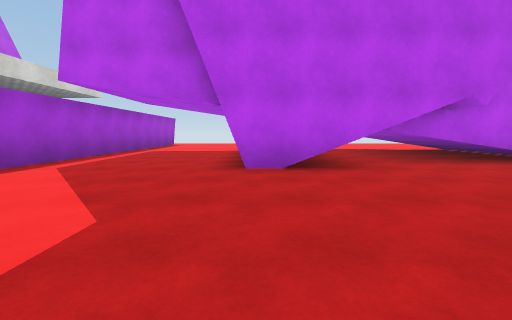
View 1 (above)

21 first-person views from a walk through a 3-D level made in the Unity game engine. The camera is 1.2 m above the floor, tilts 6° down and sees 90° across. The floor is counted in squares, 2 m on a side. Each view is taken from the middle of a square. On the plan, view 1 faces up. The plan holds only what a view shows up to about 9 squares ahead; the rest is blank. The place goes on beyond the plan. Surface patterns are stand-ins for the level's own textures.

View 2
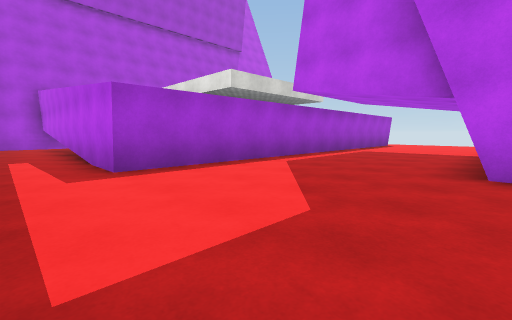

View 3
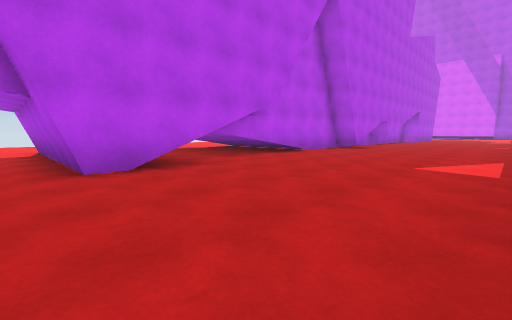

View 4
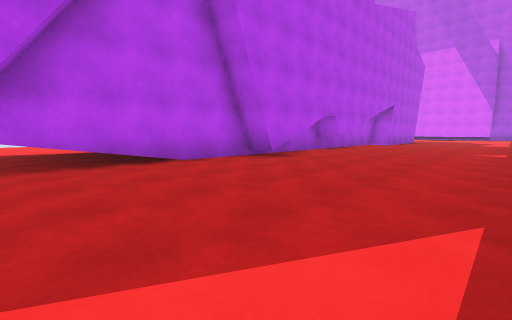

View 5
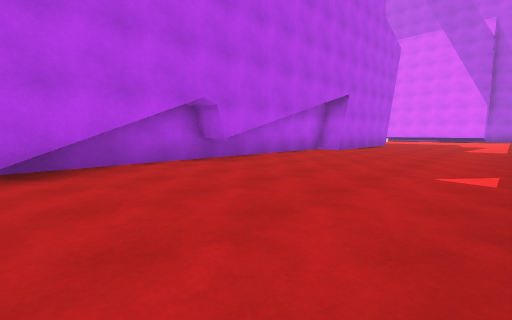

View 6
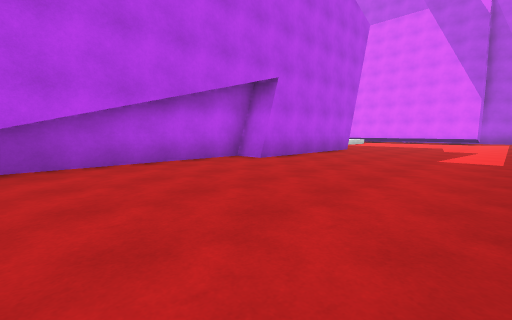

View 7
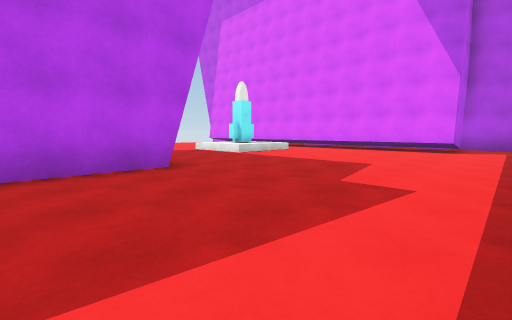

View 8
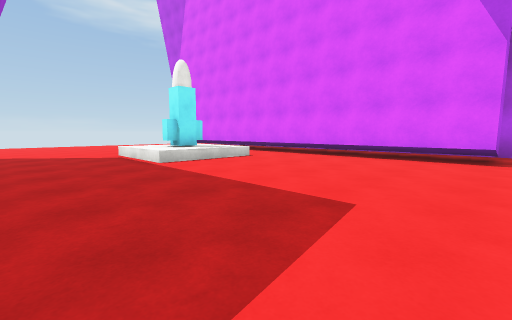

View 9
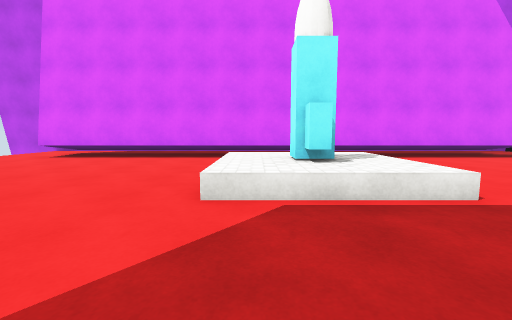

View 10
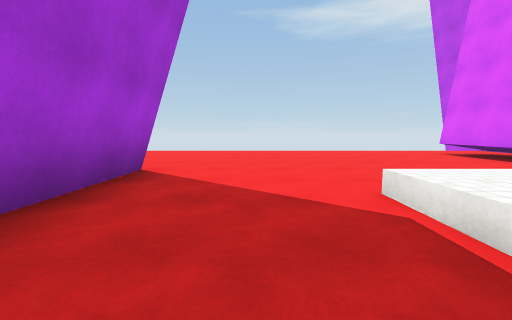

View 11
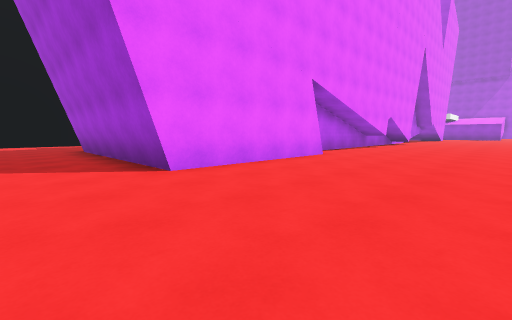

View 12
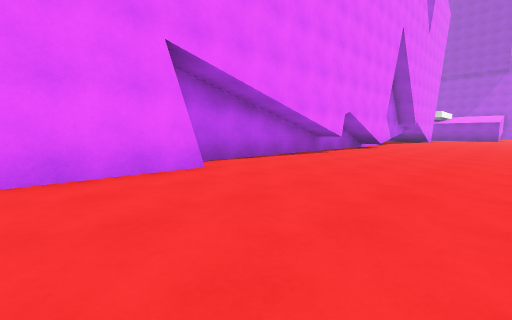

View 13
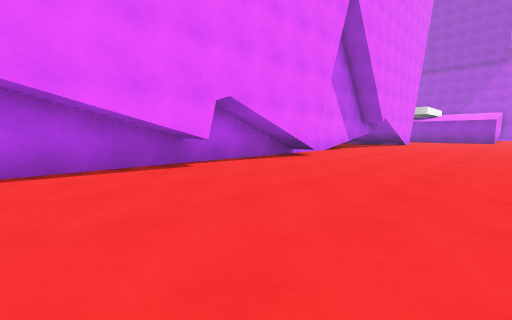

View 14
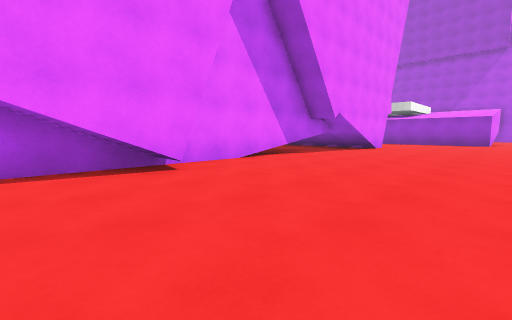

View 15
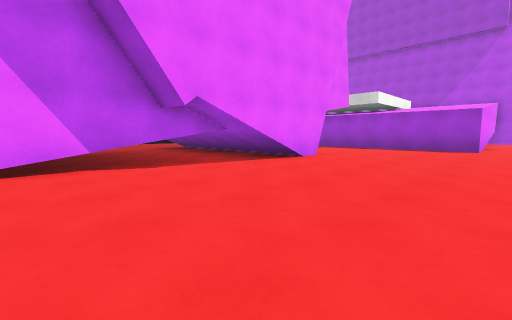

View 16
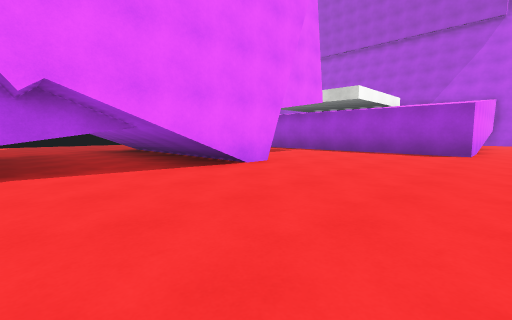

View 17
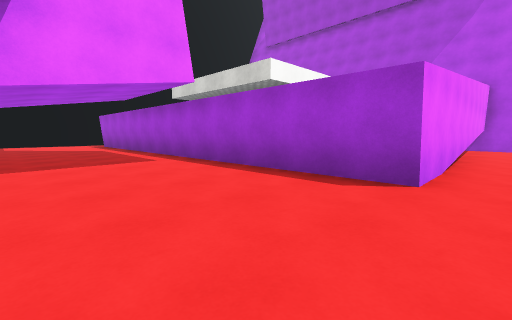

View 18
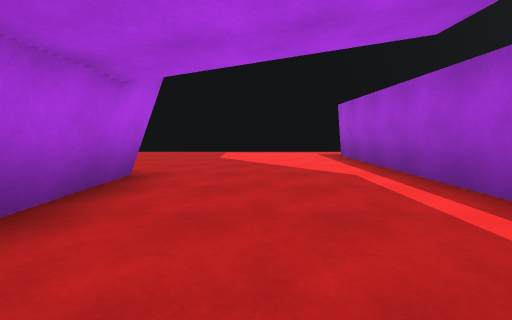

View 19
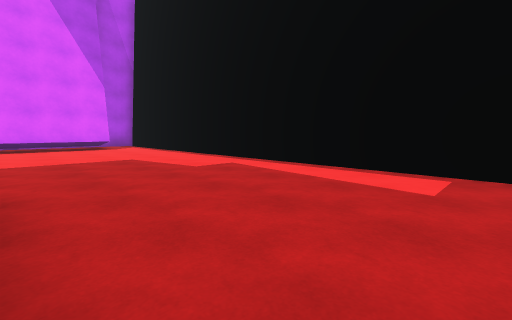

View 20
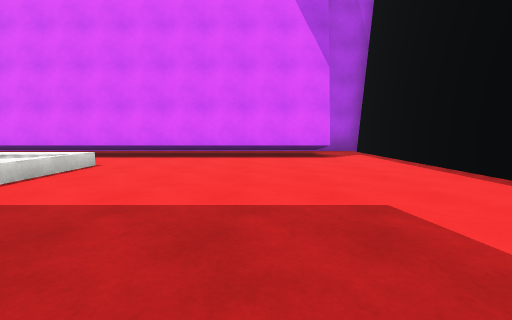

View 21
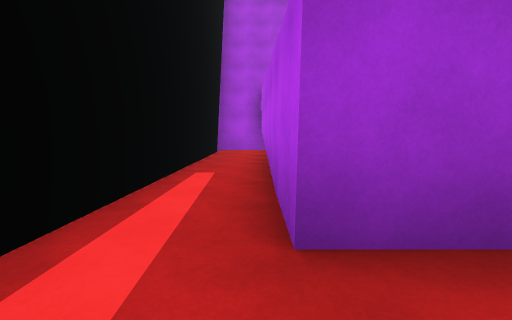

### Floor plan
Key: @ floor where view 1 was taken; # wall or solid block; . main floor; : floor 0.5 m higher than the main floor; T thing the floor can be seen under or through; R rocket.
Columns run from 13 left of view 1 to 32 right of it. Each row starts with its distance up from view 1.
 14 #............................................
 13 #########..................................T.
 12         #..................................T.
 11         #..................................T.
 10         #....###......##..#....#####.......#.
  9         #....###TT##############   #.......#.
  8         #....##T T#                #...::..#.
  7         #....##TTT#                #...RR..#.
  6         #....##TTT##############   #.......#.
  5         #....##T......##..#....#####.......T.
  4         #..................................T.
  3         #..................................T.
  2   #######..................................T.
  1  ............................................#
  0 #............@...............................#
 -1 #####   ########                    ##########

Where each view was taken, in squares from view 1:
view 1: 0 up, 0 right, facing up
view 2: 0 up, 0 right, facing up-left
view 3: 0 up, 1 left, facing up-right
view 4: 0 up, 4 right, facing up-right
view 5: 0 up, 9 right, facing up-right
view 6: 0 up, 13 right, facing up-right
view 7: 0 up, 20 right, facing up-right
view 8: 1 up, 23 right, facing up-right
view 9: 8 up, 23 right, facing right
view 10: 6 up, 24 right, facing up
view 11: 14 up, 24 right, facing down-left
view 12: 14 up, 20 right, facing down-left
view 13: 14 up, 15 right, facing down-left
view 14: 14 up, 11 right, facing down-left
view 15: 14 up, 6 right, facing down-left
view 16: 14 up, 4 right, facing down-left
view 17: 14 up, 1 left, facing down-left
view 18: 8 up, 2 left, facing down
view 19: 4 up, 19 right, facing down-right
view 20: 3 up, 23 right, facing right
view 21: 1 up, 3 left, facing left
